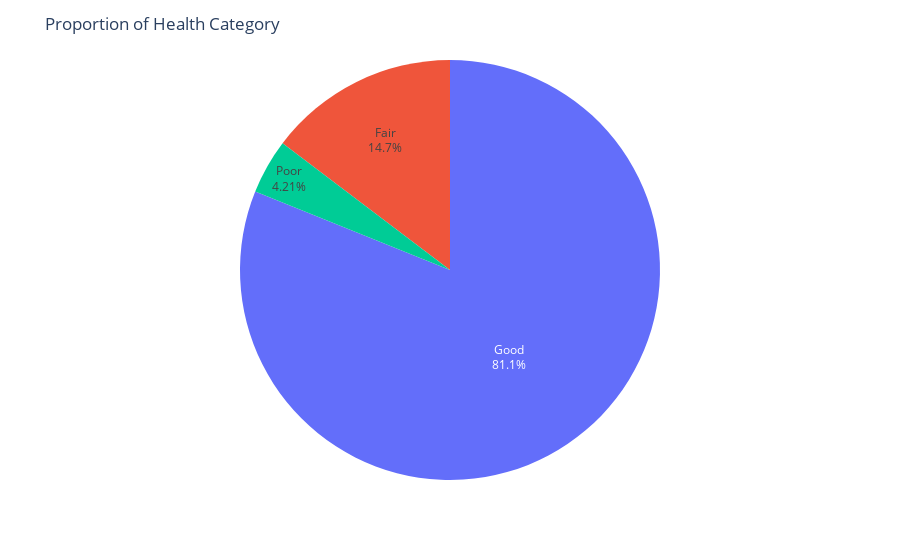

Write notebook code for a chart like this one.
### Markdown cell above
#### Proportion

### Code cell
import plotly.express as px
fig = px.pie(df, 'health')


fig.update_layout(title="Proportion of Health Category ")
fig.update_traces(textposition='inside',
                  textinfo='percent+label', showlegend=False)
fig.show()

### Figure 1 — Plotly figure (JSON) as saved in the notebook; plotly's stock layout.template omitted (floating-point values rounded to 4 significant figures; data arrays with more than 128 entries replaced by an {"elided": "..."} marker saying what was removed)
{"data": [{"domain": {"x": [0, 1], "y": [0, 1]}, "hovertemplate": "health=%{label}<extra></extra>", "labels": {"elided": "47695 str values"}, "legendgroup": "", "name": "", "showlegend": false, "textinfo": "percent+label", "textposition": "inside", "type": "pie"}], "layout": {"legend": {"tracegroupgap": 0}, "margin": {"t": 60}, "title": {"text": "Proportion of Health Category "}}}
